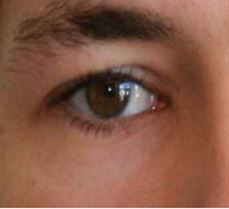
#> input picture iris.JPG, 229 x 209 px, found by its file name
$ python teste.py   (older library calls are emulated)
#> lines starting #> are read from the running program, lines starting #| are printed output that depends on the picture; after the words box and inside, x2 and y2 are one past the last pixel; in counts of white or black regions, pixels touching at a corner belong together
#> further down, img is the input picture: shape (209, 229, 3); mean B, G, R 68.8, 87.6, 133.5
import cv2
import numpy as np
from matplotlib import pyplot as plt

def determining_iris_region(img):
    rgb = img.copy()
    img[:,:,0] = 0
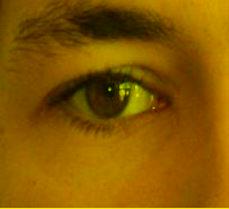
#> img: shape (209, 229, 3); mean B, G, R 0, 87.6, 133.5
    img[:,:,1] = 0
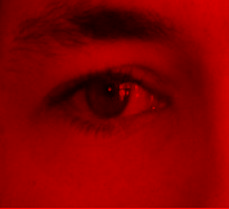
#> img: shape (209, 229, 3); mean B, G, R 0, 0, 133.5
    gray_image = cv2.cvtColor(img, cv2.COLOR_BGR2GRAY)
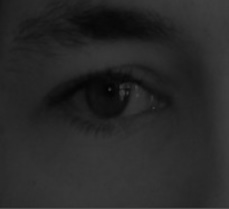
#> gray_image: shape (209, 229); min 0, max 76, mean 39.9
    Z = gray_image.reshape((-1,1))
    # convert to np.float32
    Z = np.float32(Z)

    # define criteria, number of clusters(K) and apply kmeans()
    criteria = (cv2.TERM_CRITERIA_EPS + cv2.TERM_CRITERIA_MAX_ITER, 10, 1.0)
    K = 3
    _,label,center=cv2.kmeans(Z,K,None,criteria,10,cv2.KMEANS_RANDOM_CENTERS)
#> center = [35.79, 17.42, 50.04]

    # Now convert back into uint8, and make original image
    center = np.uint8(center)
#> center = [35, 17, 50]
    res = center[label.flatten()]
    res2 = res.reshape((gray_image.shape))
    min_value = res2.min()
#> min_value = 17
    rows,cols = res2.shape
#> rows = 209; cols = 229
    # Aplica um destaque para região do olho criando um imagem binarizada
    for i in range(rows):
        for j in range(cols):
            if res2[i,j] == min_value:
                res2[i,j] = 255
            else:
                res2[i,j] = 0
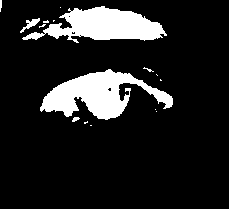
#> res2: shape (209, 229); 13.2% white; 16 white regions (11 under 20 px), largest, box (x1, y1, x2, y2) and area: (40, 69, 173, 120) 3240, (22, 6, 167, 43) 2889, (20, 18, 40, 33) 100, (72, 117, 80, 122) 26, (0, 0, 2, 12) 20

    kernel = np.ones((5,5),np.uint8)
    closing = cv2.morphologyEx(res2, cv2.MORPH_CLOSE, kernel)
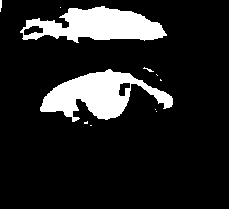
#> closing: shape (209, 229); 13.9% white; 11 white regions (8 under 20 px)
    _, contours, _ = cv2.findContours(closing, cv2.RETR_TREE, cv2.CHAIN_APPROX_SIMPLE)
#> contours = 13 contours, 9 with area under 20; largest, box (x1, y1, x2, y2) and area: (40, 69, 173, 122) 3277, (20, 6, 167, 43) 3158, (23, 25, 44, 36) 138, (118, 82, 131, 97) 113

    area = []
    #calcula a area de cada elemeto
    for i in range(1,len(contours)):
        area.append(cv2.contourArea(contours[i]))
#> this loop made 12 passes
#> after the loop, area = [3.5, 0, 0, 0.5, 0, 3277, 113, 8, 0, 3158, 137.5, 7.5]

    max_pos = area.index(max(area))
#> max_pos = 5
    x, y, width, height = cv2.boundingRect(contours[max_pos+1])
#> x = 40; y = 69; width = 133; height = 53
    # Aplica o recorte para a posição x até o x + largura e y até o y + altura
    crop = rgb[y:y+height, x:x+width]
    return crop


def rgb2ycbcr(img):
    img2 = cv2.cvtColor(img, cv2.COLOR_BGR2YCR_CB)
    y, _, _ = cv2.split(img2)
    return y

def detecting_edges(image):
    new_img = rgb2ycbcr(image)
    img = cv2.blur(new_img, (7,7))
    edged = cv2.Canny(img, 194, 26)
    small = cv2.resize(edged, (0,0), fx=0.5, fy=0.5)
    kernel = np.ones((3,3),np.uint8)
    closing = cv2.morphologyEx(small, cv2.MORPH_CLOSE, kernel)

    return closing

def nothing(x):
    pass

img = cv2.imread('iris.jpg')
crop = determining_iris_region(img)


img2 = cv2.cvtColor(crop, cv2.COLOR_BGR2YCR_CB)
#> img2: shape (53, 133, 3); mean of channels 0, 1, 2 69.8, 142.5, 118.2
y, _, _ = cv2.split(img2)
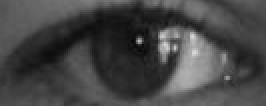
#> y: shape (53, 133) (shown 2 times larger); min 1, max 218, mean 69.8
img = cv2.blur(y, (5,5))
#> img: shape (53, 133)

canny_edge = cv2.Canny(img, 0, 0)
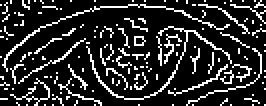
#> canny_edge: shape (53, 133) (shown 2 times larger); 16.9% white in thin lines or dots

cv2.imshow('image', img)
cv2.imshow('canny_edge', canny_edge)

cv2.createTrackbar('min_value','canny_edge',0,500,nothing)
cv2.createTrackbar('max_value','canny_edge',0,500,nothing)

while(1):
    cv2.imshow('image', img)
    cv2.imshow('canny_edge', canny_edge)

    min_value = cv2.getTrackbarPos('min_value', 'canny_edge')
#> min_value = 0
    max_value = cv2.getTrackbarPos('max_value', 'canny_edge')
#> max_value = 0

    canny_edge = cv2.Canny(img, min_value, max_value)

    k = cv2.waitKey(37)
#> (key Esc is pressed here)
    if k == 27:
        break
# [4 lines of commented-out code are left out]
